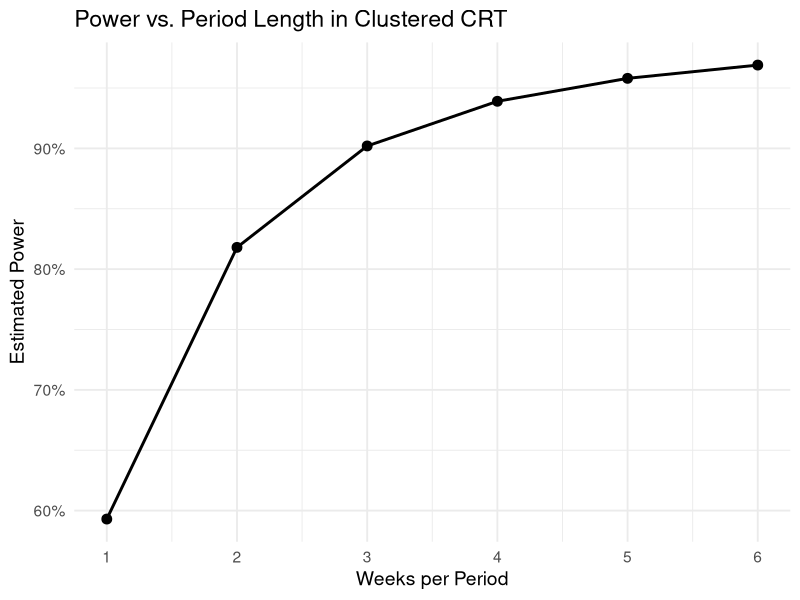

Write the R code that produced this figure.
#==========================================
# Function to compute clustered CRT power
#==========================================
cluster_power <- function(
    p1,                    # Control arm proportion practicing KMC (e.g. 0.081)
    p2,                    # Intervention arm proportion practicing KMC (e.g. 0.20)
    clusters,              # Number of hospital clusters
    weeks_per_period,      # Weeks in each period
    births_per_week,       # Avg births per hospital per week
    icc,                   # Intra-cluster correlation
    alpha = 0.05,          # Two-sided significance level
    sweep_weeks = FALSE,   # If TRUE, returns power for 1:max_weeks
    max_weeks = 6          # Max weeks to sweep over when sweep_weeks=TRUE
) {
  # 1) Compute cluster size and design effect
  m   <- weeks_per_period * births_per_week
  DE  <- 1 + (m - 1) * icc
  
  # 2) Effective N per arm
  n_eff <- (clusters * m) / DE
  
  # 3) Compute effect size & variance
  delta    <- abs(p2 - p1)
  var_diff <- p1 * (1 - p1) / n_eff + p2 * (1 - p2) / n_eff
  se_diff  <- sqrt(var_diff)
  
  # 4) Choose critical value: t‐critical if few clusters, else z‐critical
  if (clusters < 10) {
    df   <- 2 * (clusters - 1)         # degrees of freedom
    crit <- qt(1 - alpha/2, df = df)   # two-sided t critical value
  } else {
    crit <- qnorm(1 - alpha/2)         # normal z critical value
  }
  
  # 5) Compute power
  power <- pnorm(delta / se_diff - crit)
  
  # 6) Prepare result list
  result <- list(
    weeks_per_period    = weeks_per_period,
    births_per_week     = births_per_week,
    cluster_size        = m,
    design_effect       = DE,
    raw_N_per_arm       = clusters * m,
    effective_N_per_arm = n_eff,
    estimated_power     = power
  )
  
  # 7) Optionally sweep period lengths
  if (sweep_weeks) {
    weeks_vec <- seq(1, max_weeks)
    power_vec <- sapply(weeks_vec, function(w) {
      m2   <- w * births_per_week
      DE2  <- 1 + (m2 - 1) * icc
      n2   <- (clusters * m2) / DE2
      se2  <- sqrt(p1 * (1 - p1) / n2 + p2 * (1 - p2) / n2)
      pnorm(delta / se2 - crit)
    })
    result$sweep <- data.frame(
      weeks_per_period = weeks_vec,
      power_estimate   = round(power_vec, 3)
    )
  }
  
  return(result)
}

#===========================
# Example usage:
#===========================
res <- cluster_power(
  p1               = 0.31,    # baseline practice rate
  p2               = 0.51,    # target practice rate
  clusters         = 6,       # number of hospitals
  weeks_per_period = 2,       # weeks per arm
  births_per_week  = 15,      # avg births per week
  icc              = 0.02,    # intra-cluster correlation
  alpha            = 0.05,    # significance level
  sweep_weeks      = TRUE,    # include sweep of 1:max_weeks
  max_weeks        = 6        # max weeks to sweep
)

print(res$estimated_power)  # single power estimate
print(res$sweep)            # power by 1:6 week scenarios


#===========================
# Plot the power sweep
#===========================
library(ggplot2)
library(scales)

ggplot(res$sweep, aes(x = weeks_per_period, y = power_estimate)) +
  geom_line(size = 1) +
  geom_point(size = 3) +
  scale_y_continuous(labels = percent_format(accuracy = 1)) +
  scale_x_continuous(breaks = res$sweep$weeks_per_period) +
  labs(
    x     = "Weeks per Period",
    y     = "Estimated Power",
    title = "Power vs. Period Length in Clustered CRT"
  ) +
  theme_minimal(base_size = 14)
